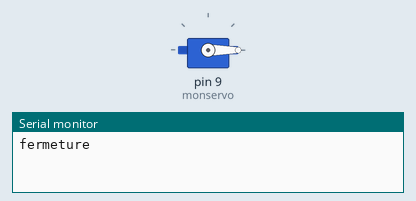
This sketch was run on a simulated Arduino Uno, built with avr-gcc and run on an emulated ATmega328P. Parts: servo, the last lines printed to the serial monitor.

Above: at 1.05 s.
At 22.45 s:
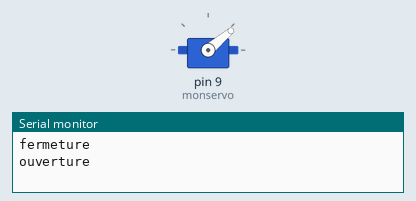
Timing chart, 0 to 29.0 s (numbered marks = the images above):
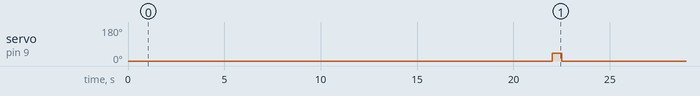

Measured:
- by itself, servo on pin 9 (monservo): alternates 40° for 0.50 s and 0° for 21.0 s

The sketch:

decouverte_servomoteur.ino
```cpp
#include <Servo.h>

Servo monservo;  // crée l’objet pour contrôler le servomoteur
int valeur = 0;

void setup(){
  Serial.begin(9600);
  monservo.attach(9);  // utilise la broche 9 pour le contrôle du servomoteur
  monservo.write(0);  // positionne le servomoteur à 0°
  delay(1000);
}

void loop() {
  if (valeur == 0){
    monservo.write(0);
    Serial.println("fermeture");
    delay(1000);
    valeur = 1;
  }
  if (valeur == 5){
    monservo.write(40);
    Serial.println("ouverture");
    delay(500);
    valeur = 0;
  }
  else{
    valeur += 1;
    delay(5000);
  }
}
```
